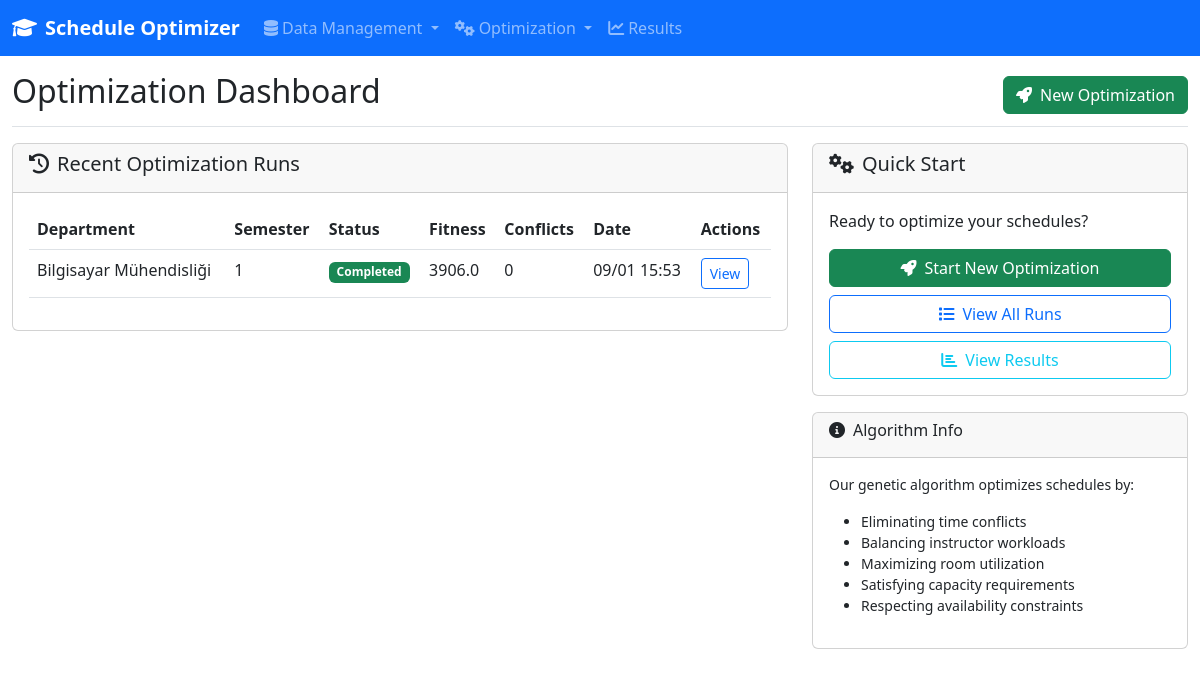
Before: /optimize/ with the older database file.
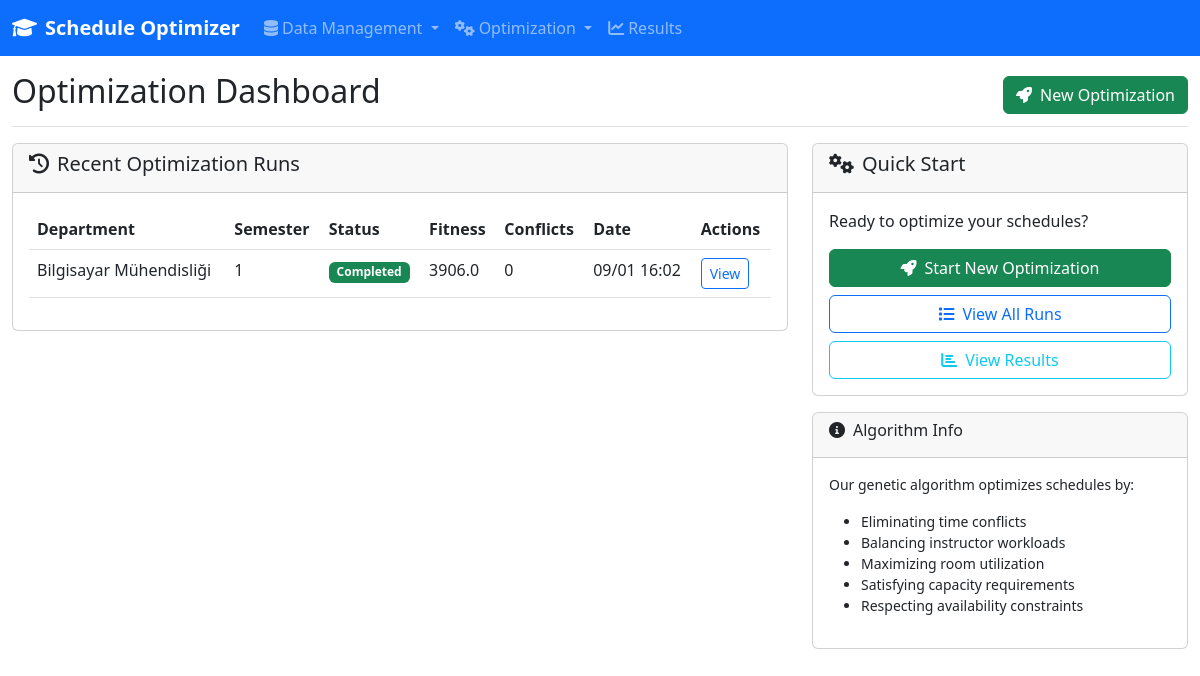
After: the same page with the newer database file.
### models/database.py (models this page shows, shortened)
class OptimizationRun(db.Model):
    __tablename__ = 'optimization_runs'
    id = db.Column(db.Integer, primary_key=True)
    session_id = db.Column(db.String(50), nullable=False, unique=True)
    department_id = db.Column(db.Integer, db.ForeignKey('departments.id'), nullable=False)
    semester = db.Column(db.Integer, nullable=False)  # 1=Güz, 2=Bahar
    academic_year = db.Column(db.String(9), nullable=False)  # 2023-2024
    parameters = db.Column(JSON, nullable=False)
    constraints = db.Column(JSON, nullable=True)  # Ek kısıtlamalar
    objectives = db.Column(JSON, nullable=True)  # Optimizasyon hedefleri
    status = db.Column(db.String(20), nullable=False, default='initialized')
    progress = db.Column(JSON, nullable=True)
    results = db.Column(JSON, nullable=True)
    fitness_score = db.Column(db.Float, nullable=True)
    conflicts_count = db.Column(db.Integer, nullable=True)
    room_utilization = db.Column(db.Float, nullable=True)
    instructor_balance = db.Column(db.Float, nullable=True)
    student_satisfaction = db.Column(db.Float, nullable=True)
    runtime_seconds = db.Column(db.Float, nullable=True)
    memory_usage_mb = db.Column(db.Float, nullable=True)
    created_by = db.Column(db.String(200), nullable=True)  # Kullanıcı bilgisi
    created_at = db.Column(db.DateTime, default=datetime.utcnow)
    completed_at = db.Column(db.DateTime, nullable=True)
    department = db.relationship('Department', backref='optimization_runs', lazy=True)
    schedules = db.relationship('Schedule', backref='optimization_run', lazy=True, cascade='all, delete-orphan')

class Department(db.Model):
    __tablename__ = 'departments'
    id = db.Column(db.Integer, primary_key=True)
    name = db.Column(db.String(200), nullable=False, unique=True)
    code = db.Column(db.String(10), nullable=False, unique=True)  # Bölüm kodu (CS, EE, etc.)
    num_grades = db.Column(db.Integer, nullable=False)
    head_of_department = db.Column(db.String(200), nullable=True)  # Bölüm başkanı
    building = db.Column(db.String(100), nullable=True)  # Ana bina
    floor = db.Column(db.Integer, nullable=True)  # Ana kat
    phone = db.Column(db.String(20), nullable=True)
    email = db.Column(db.String(200), nullable=True)
    is_active = db.Column(db.Boolean, default=True)
    created_at = db.Column(db.DateTime, default=datetime.utcnow)
    updated_at = db.Column(db.DateTime, default=datetime.utcnow, onupdate=datetime.utcnow)
    lessons = db.relationship('Lesson', backref='department_ref', lazy=True, cascade='all, delete-orphan')
    instructors = db.relationship('Instructor', backref='department_ref', lazy=True, cascade='all, delete-orphan')

### routes/optimization.py (the view)
@optimization_bp.route('/')
def index():
    departments = Department.query.filter_by(is_active=True).all()
    recent_runs = OptimizationRun.query.order_by(OptimizationRun.created_at.desc()).limit(10).all()
    return render_template('optimization/index.html', departments=departments, recent_runs=recent_runs)

### templates/optimization/index.html (shortened to what the changed rows need)
{% extends "base.html" %}
{% block content %}
<div class="col-12">
    <div class="d-flex justify-content-between flex-wrap flex-md-nowrap align-items-center pt-3 pb-2 mb-3 border-bottom">
        <h1 class="h2">Optimization Dashboard</h1>
    </div>
    <div class="row mb-4">
        <div class="col-md-8">
            <div class="card">
                <div class="card-body">
                    {% if recent_runs %}
                        <div class="table-responsive">
                            <table class="table table-hover">
                                <thead>
                                    <tr>
                                        <th>Department</th>
                                        <th>Semester</th>
                                        <th>Status</th>
                                        <th>Fitness</th>
                                        <th>Conflicts</th>
                                        <th>Date</th>
                                        <th>Actions</th>
                                    </tr>
                                </thead>
                                <tbody>
                                    {% for run in recent_runs %}
                                    <tr>
                                        <td>{{ run.department.name }}</td>
                                        <td>{{ run.semester }}</td>
                                        <td>
                                            {% if run.status == 'completed' %}
                                                <span class="badge bg-success">Completed</span>
                                            {% elif run.status == 'running' %}
                                                <span class="badge bg-primary">Running</span>
                                            {% elif run.status == 'error' %}
                                                <span class="badge bg-danger">Error</span>
                                            {% else %}
                                                <span class="badge bg-secondary">{{ run.status|title }}</span>
                                            {% endif %}
                                        </td>
                                        <td>{{ run.fitness_score|round if run.fitness_score else '-' }}</td>
                                        <td>{{ run.conflicts_count if run.conflicts_count is not none else '-' }}</td>
                                        <td>{{ run.created_at.strftime('%m/%d %H:%M') }}</td>
                                        <td>
                                            {% if run.status == 'completed' %}
                                                <a href="{{ url_for('results.view', run_id=run.id) }}"
                                                   class="btn btn-sm btn-outline-primary">View</a>
                                            {% elif run.status == 'running' %}
                                                <a href="{{ url_for('optimization.progress', session_id=run.session_id) }}"
                                                   class="btn btn-sm btn-outline-info">Progress</a>
                                            {% endif %}
                                        </td>
                                    </tr>
                                    {% endfor %}
                                </tbody>
                            </table>
                        </div>
                    {% else %}
                        <div class="text-center py-4">
                            <i class="fas fa-chart-line fa-3x text-muted mb-3"></i>
                            <h5 class="text-muted">No optimization runs yet</h5>
                            <p class="text-muted">Start your first optimization to see results here</p>
                        </div>
                    {% endif %}
                </div>
            </div>
        </div>
    </div>
</div>
{% endblock %}

Changed rows visible on the page:
changed OptimizationRun "Bilgisayar Mühendisliği": created_at "09/01 15:53" → "09/01 16:02"
